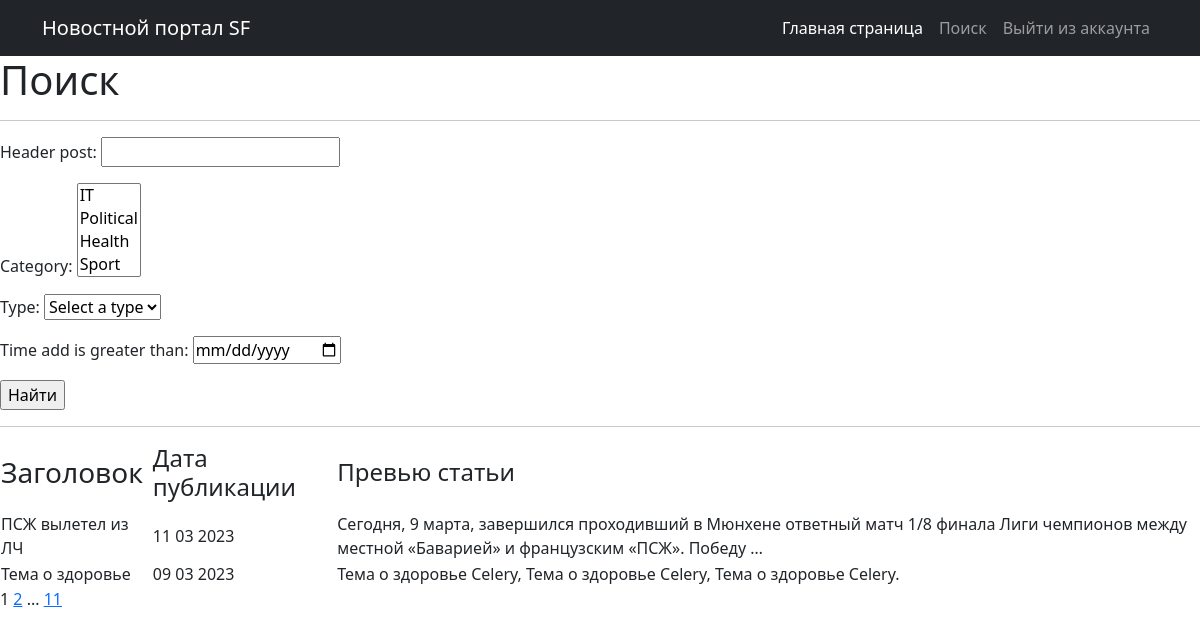
Page /news/search/ (signed in) on the committed database.
### news/models.py (models this page shows, shortened)
class Post(models.Model):
    news = 'NEWS'
    article = 'ART'
    TYPE = [
        (news, 'Новость'),
        (article, 'Статья')
    ]
    author = models.ForeignKey(Author, on_delete=models.CASCADE)
    category_type = models.CharField(max_length=4,
                                choices=TYPE,
                                default=news)
    time_add = models.DateTimeField(auto_now_add=True)
    category_post = models.ManyToManyField(Category, through='PostCategory')
    header_post = models.CharField(max_length=128)
    text = models.TextField()
    rating_post = models.SmallIntegerField(default=0)

### news/views.py (the view)
# urls.py: path('search/', PostSearch.as_view(), name='post_search'),
class PostSearch(ListView):
    model = Post
    ordering = '-time_add'
    template_name = 'search.html'
    context_object_name = 'posts'
    paginate_by = 2
    def get_queryset(self):
        queryset = super().get_queryset()
        self.filterset = PostFilter(self.request.GET, queryset)
        return self.filterset.qs
    def get_context_data(self, **kwargs):
        context = super().get_context_data(**kwargs)
        context['filterset'] = self.filterset
        return context

### news/models.py (called while the page is built)
    def __str__(self):
        return f'{self.name_category}'

### news/templatetags/custom_filters.py (called while the page is built)
@register.filter()
def censor(value):
    bad_words = ['редиска','гад']
    if not isinstance(value, str):
        raise TypeError(f'Недопустимое значение{type(value)} Нужно ввести строковое значение')
    for word in value.split():
        if word.lower() in bad_words:
            value = value.replace(word, f'{word[0]}{"*" * (len(word) - 1)}')
    return value

### news/templatetags/custom_tags.py (called while the page is built)
@register.simple_tag(takes_context=True)
def url_replace(context, **kwargs):
    d = context['request'].GET.copy()
    for k, v in kwargs.items():
        d[k] = v
    return d.urlencode()

### templates/search.html (shortened to what this page needs)
{% extends 'flatpages/default.html' %}
{% load custom_filters %}
{% load custom_tags %}
{% block content %}
<h1>Поиск</h1>
<hr>
<form action="" method="get">
       {{ filterset.form.as_p }}
       <input type="submit" value="Найти" />
</form>
 <hr>
    {% if posts %}
        <table margin="auto">
            <tr>
                <td><h3>Заголовок</h3></td>
                <td><h4>Дата публикации</h4></td>
                <td><h4>Превью статьи</h4></td>
            </tr>
            {% for post in posts %}
                <tr>
                    <td>{{post.header_post|censor}}</td>
                    <td>{{post.time_add|date:'d m Y'}}</td>
                    <td>{{post.text|truncatewords:20|censor}}</td>
                </tr>
            {% endfor %}
        </table>
    {% else %}
        <h2>Новостей нет...</h2>
    {% endif %}
    {{page_obj.number}}
    {% if page_obj.has_next %}
        <a href="?{% url_replace page=page_obj.next_page_number %}" > {{ page_obj.next_page_number }}</a>
        {% if paginator.num_pages != page_obj.next_page_number %}
            ...
            <a href="?{% url_replace page=page_obj.paginator.num_pages %}">{{ page_obj.paginator.num_pages }}</a>
        {% endif %}
    {% endif %}
{% endblock content %}

### rows in the picture
Post: header_post|censor "ПСЖ вылетел из ЛЧ", time_add "11 03 2023", text|censor "Сегодня, 9 марта, завершился проходивший в Мюнхене ответный матч 1/8 финала Лиги чемпионов между местной «Баварией» и французским «ПСЖ». Победу …"
Post: header_post|censor "Тема о здоровье", time_add "09 03 2023", text|censor "Тема о здоровье Celery, Тема о здоровье Celery, Тема о здоровье Celery."

### other values in the picture
{{ page_obj.number }} "1"
{{ page_obj.next_page_number }} "2"
{{ page_obj.paginator.num_pages }} "11"
